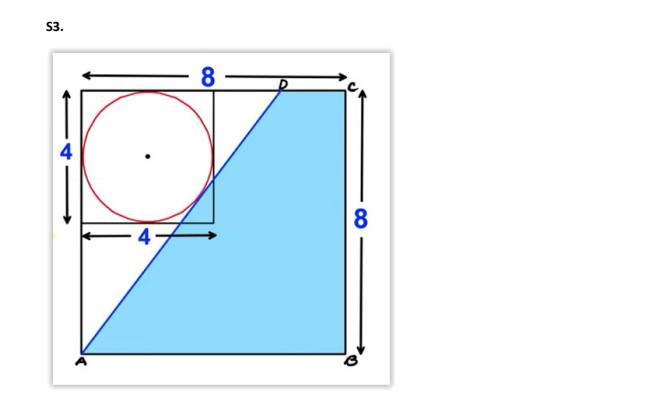
#> input picture geoProblem.jpg, 664 x 394 px
$ python geoProblem.py
#> lines starting #> are read from the running program, lines starting #| are printed output that depends on the picture; after the words box and inside, x2 and y2 are one past the last pixel; in counts of white or black regions, pixels touching at a corner belong together
import cv2
import numpy as np
import pytesseract
import re
import math

# --- Load and preprocess image ---
pytesseract.pytesseract.tesseract_cmd = r'C:\Program Files\Tesseract-OCR\tesseract.exe'
img = cv2.imread("geoProblem.jpg")
#> img is the input picture: shape (394, 664, 3); mean B, G, R 248.1, 242.1, 230.1
if img is None:
    raise FileNotFoundError("Image not found")

gray = cv2.cvtColor(img, cv2.COLOR_BGR2GRAY)
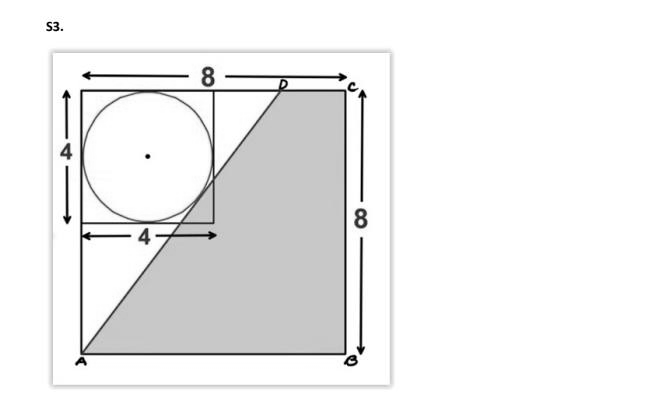
#> gray: shape (394, 664); min 0, max 255, mean 239.2
gray_for_contours = cv2.convertScaleAbs(gray, alpha=2.5, beta=0)
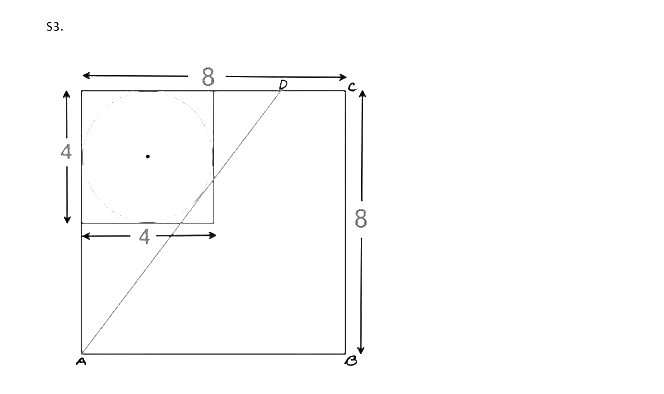
#> gray_for_contours: shape (394, 664); min 0, max 255, mean 252.3
gray_for_contours = cv2.GaussianBlur(gray_for_contours, (5,5), 0)
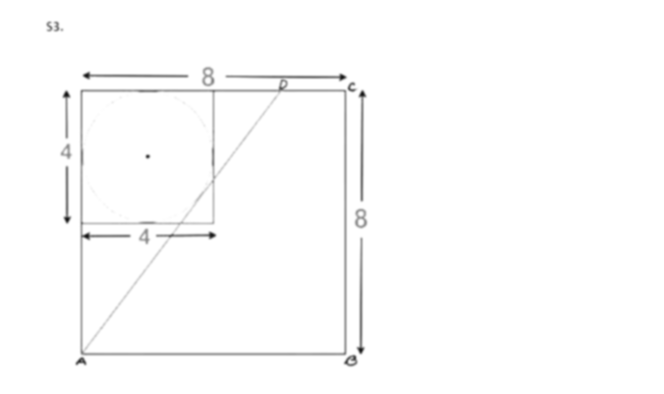
#> gray_for_contours: shape (394, 664); min 17, max 255, mean 252.3
_, thresh = cv2.threshold(gray_for_contours, 0, 255, cv2.THRESH_BINARY + cv2.THRESH_OTSU)
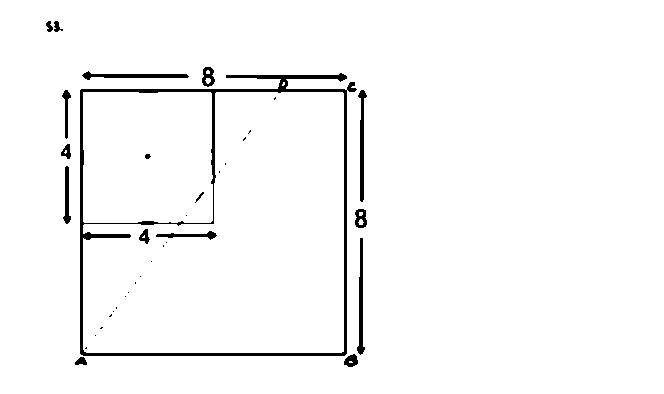
#> thresh: shape (394, 664); 97.2% white; 36 black regions (19 under 20 px), largest, box (x1, y1, x2, y2) and area: (80, 73, 357, 356) 4542, (357, 238, 365, 355) 445, (358, 90, 367, 202) 443

hsv = cv2.cvtColor(img, cv2.COLOR_BGR2HSV)
#> hsv: shape (394, 664, 3); mean H, S, V 23.2, 20.7, 248.7
mask = cv2.inRange(hsv, np.array([90,50,50]), np.array([130,255,255]))
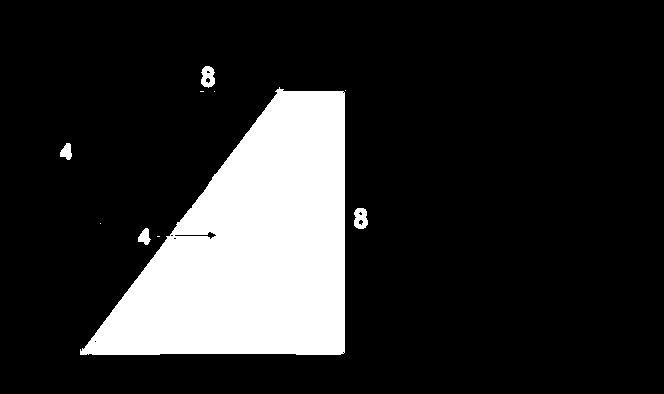
#> mask: shape (394, 664); 17% white; 10 white regions (5 under 20 px), largest, box (x1, y1, x2, y2) and area: (80, 87, 345, 355) 43708, (354, 208, 368, 229) 226, (201, 66, 215, 88) 223, (60, 143, 72, 160) 138, (138, 228, 151, 245) 137
mask = cv2.morphologyEx(mask, cv2.MORPH_CLOSE, np.ones((5,5),np.uint8))
#> mask: shape (394, 664); 17% white; 9 white regions (4 under 20 px), largest, box (x1, y1, x2, y2) and area: (80, 87, 346, 355) 43797, (201, 66, 215, 88) 251, (354, 208, 368, 229) 249, (60, 143, 72, 160) 138, (138, 228, 151, 245) 137
mask = cv2.morphologyEx(mask, cv2.MORPH_OPEN, np.ones((5,5),np.uint8))
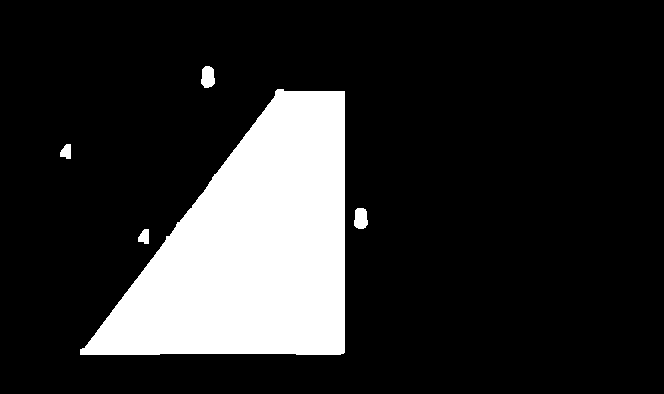
#> mask: shape (394, 664); 17% white; 5 white regions

contours = [c for c in cv2.findContours(thresh, cv2.RETR_EXTERNAL, cv2.CHAIN_APPROX_SIMPLE)[0] if cv2.contourArea(c) > 50]
#> contours = [[[0, 0], [0, 393], [663, 393], [663, 0]]]
blue_contours = [c for c in cv2.findContours(mask, cv2.RETR_EXTERNAL, cv2.CHAIN_APPROX_SIMPLE)[0] if cv2.contourArea(c) > 50]
#> blue_contours = 5 contours; box (x1, y1, x2, y2) and area: (80, 89, 345, 355) 43359, (201, 66, 215, 88) 222, (354, 208, 368, 229) 218, (60, 144, 71, 159) 106, (138, 229, 149, 244) 104

# --- OCR for blue numbers ---
ocr_image = cv2.bitwise_not(mask)
#> ocr_image: shape (394, 664); 83% white; 5 black regions, box (x1, y1, x2, y2) and area: (80, 89, 345, 355) 43794, (201, 66, 215, 88) 249, (354, 208, 368, 229) 246, (60, 144, 71, 159) 127, (138, 229, 149, 244) 126
#> (the run stopped early here; a loop or call above may not have finished)
